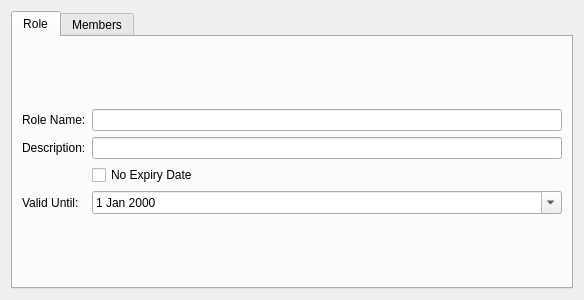
<?xml version="1.0" encoding="UTF-8"?>
<ui version="4.0">
 <class>RoleForm</class>
 <widget class="QWidget" name="RoleForm">
  <property name="geometry">
   <rect>
    <x>0</x>
    <y>0</y>
    <width>584</width>
    <height>300</height>
   </rect>
  </property>
  <property name="sizePolicy">
   <sizepolicy hsizetype="Expanding" vsizetype="Expanding">
    <horstretch>0</horstretch>
    <verstretch>0</verstretch>
   </sizepolicy>
  </property>
  <property name="minimumSize">
   <size>
    <width>500</width>
    <height>280</height>
   </size>
  </property>
  <property name="maximumSize">
   <size>
    <width>600</width>
    <height>300</height>
   </size>
  </property>
  <property name="windowTitle">
   <string>Form</string>
  </property>
  <layout class="QVBoxLayout" name="verticalLayout_2">
   <item>
    <widget class="QTabWidget" name="twRole">
     <property name="currentIndex">
      <number>0</number>
     </property>
     <widget class="QWidget" name="tab">
      <attribute name="title">
       <string>Role</string>
      </attribute>
      <layout class="QVBoxLayout" name="verticalLayout">
       <item>
        <layout class="QGridLayout" name="gridLayout">
         <item row="4" column="0">
          <widget class="QLabel" name="label_3">
           <property name="text">
            <string>Valid Until:</string>
           </property>
          </widget>
         </item>
         <item row="4" column="1">
          <widget class="QDateEdit" name="edtValidUntil">
           <property name="calendarPopup">
            <bool>true</bool>
           </property>
          </widget>
         </item>
         <item row="0" column="1">
          <widget class="QLineEdit" name="edtRoleName"/>
         </item>
         <item row="1" column="1">
          <widget class="QLineEdit" name="edtComment"/>
         </item>
         <item row="2" column="1">
          <widget class="QCheckBox" name="cbExpiry">
           <property name="text">
            <string>No Expiry Date</string>
           </property>
          </widget>
         </item>
         <item row="0" column="0">
          <widget class="QLabel" name="label">
           <property name="text">
            <string>Role Name:</string>
           </property>
          </widget>
         </item>
         <item row="1" column="0">
          <widget class="QLabel" name="label_2">
           <property name="text">
            <string>Description:</string>
           </property>
          </widget>
         </item>
        </layout>
       </item>
      </layout>
     </widget>
     <widget class="QWidget" name="tab_2">
      <attribute name="title">
       <string>Members</string>
      </attribute>
      <layout class="QVBoxLayout" name="verticalLayout_3">
       <item>
        <layout class="QVBoxLayout" name="vlUsers"/>
       </item>
      </layout>
     </widget>
    </widget>
   </item>
  </layout>
 </widget>
 <resources/>
 <connections/>
</ui>
